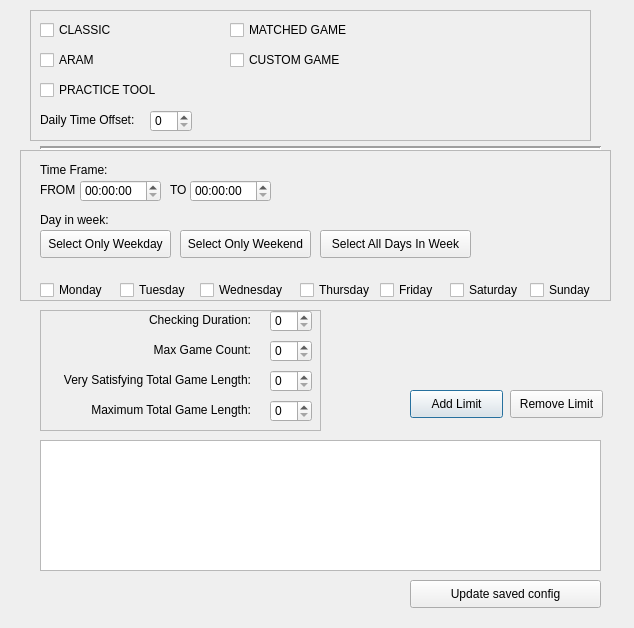
<?xml version="1.0" encoding="UTF-8"?>
<ui version="4.0">
 <class>Dialog</class>
 <widget class="QDialog" name="Dialog">
  <property name="geometry">
   <rect>
    <x>0</x>
    <y>0</y>
    <width>634</width>
    <height>628</height>
   </rect>
  </property>
  <property name="windowTitle">
   <string>Dialog</string>
  </property>
  <widget class="QPushButton" name="Button_AddLimit">
   <property name="geometry">
    <rect>
     <x>410</x>
     <y>390</y>
     <width>93</width>
     <height>28</height>
    </rect>
   </property>
   <property name="whatsThis">
    <string>&lt;html&gt;&lt;head/&gt;&lt;body&gt;&lt;p&gt;Add the limit into the list&lt;/p&gt;&lt;/body&gt;&lt;/html&gt;</string>
   </property>
   <property name="text">
    <string>Add Limit</string>
   </property>
  </widget>
  <widget class="QPushButton" name="Button_Update_Config">
   <property name="geometry">
    <rect>
     <x>410</x>
     <y>580</y>
     <width>191</width>
     <height>28</height>
    </rect>
   </property>
   <property name="whatsThis">
    <string>&lt;html&gt;&lt;head/&gt;&lt;body&gt;&lt;p&gt;Save config to file&lt;/p&gt;&lt;/body&gt;&lt;/html&gt;</string>
   </property>
   <property name="text">
    <string>Update saved config</string>
   </property>
  </widget>
  <widget class="QPushButton" name="Button_RemoveLimit">
   <property name="geometry">
    <rect>
     <x>510</x>
     <y>390</y>
     <width>93</width>
     <height>28</height>
    </rect>
   </property>
   <property name="whatsThis">
    <string>&lt;html&gt;&lt;head/&gt;&lt;body&gt;&lt;p&gt;Remove the selected limit from the list&lt;/p&gt;&lt;/body&gt;&lt;/html&gt;</string>
   </property>
   <property name="text">
    <string>Remove Limit</string>
   </property>
  </widget>
  <widget class="QListWidget" name="listWidget">
   <property name="geometry">
    <rect>
     <x>40</x>
     <y>440</y>
     <width>561</width>
     <height>131</height>
    </rect>
   </property>
  </widget>
  <widget class="Line" name="line">
   <property name="geometry">
    <rect>
     <x>40</x>
     <y>140</y>
     <width>561</width>
     <height>16</height>
    </rect>
   </property>
   <property name="lineWidth">
    <number>2</number>
   </property>
   <property name="orientation">
    <enum>Qt::Horizontal</enum>
   </property>
  </widget>
  <widget class="QFrame" name="LimitTimeFrame">
   <property name="geometry">
    <rect>
     <x>20</x>
     <y>150</y>
     <width>591</width>
     <height>151</height>
    </rect>
   </property>
   <property name="frameShape">
    <enum>QFrame::StyledPanel</enum>
   </property>
   <property name="frameShadow">
    <enum>QFrame::Raised</enum>
   </property>
   <widget class="QCheckBox" name="CB_Monday">
    <property name="geometry">
     <rect>
      <x>20</x>
      <y>130</y>
      <width>71</width>
      <height>20</height>
     </rect>
    </property>
    <property name="text">
     <string>Monday</string>
    </property>
   </widget>
   <widget class="QCheckBox" name="CB_Tuesday">
    <property name="geometry">
     <rect>
      <x>100</x>
      <y>130</y>
      <width>81</width>
      <height>20</height>
     </rect>
    </property>
    <property name="text">
     <string>Tuesday</string>
    </property>
   </widget>
   <widget class="QCheckBox" name="CB_Friday">
    <property name="geometry">
     <rect>
      <x>360</x>
      <y>130</y>
      <width>81</width>
      <height>20</height>
     </rect>
    </property>
    <property name="text">
     <string>Friday</string>
    </property>
   </widget>
   <widget class="QCheckBox" name="CB_Sunday">
    <property name="geometry">
     <rect>
      <x>510</x>
      <y>130</y>
      <width>81</width>
      <height>20</height>
     </rect>
    </property>
    <property name="text">
     <string>Sunday</string>
    </property>
   </widget>
   <widget class="QCheckBox" name="CB_Wednesday">
    <property name="geometry">
     <rect>
      <x>180</x>
      <y>130</y>
      <width>91</width>
      <height>20</height>
     </rect>
    </property>
    <property name="text">
     <string>Wednesday</string>
    </property>
   </widget>
   <widget class="QCheckBox" name="CB_Saturday">
    <property name="geometry">
     <rect>
      <x>430</x>
      <y>130</y>
      <width>81</width>
      <height>20</height>
     </rect>
    </property>
    <property name="text">
     <string>Saturday</string>
    </property>
   </widget>
   <widget class="QCheckBox" name="CB_Thursday">
    <property name="geometry">
     <rect>
      <x>280</x>
      <y>130</y>
      <width>81</width>
      <height>20</height>
     </rect>
    </property>
    <property name="text">
     <string>Thursday</string>
    </property>
   </widget>
   <widget class="QTimeEdit" name="TimeFrameEnd">
    <property name="geometry">
     <rect>
      <x>170</x>
      <y>30</y>
      <width>81</width>
      <height>22</height>
     </rect>
    </property>
   </widget>
   <widget class="QPushButton" name="SelectAllDay">
    <property name="geometry">
     <rect>
      <x>300</x>
      <y>80</y>
      <width>151</width>
      <height>28</height>
     </rect>
    </property>
    <property name="text">
     <string>Select All Days In Week</string>
    </property>
   </widget>
   <widget class="QPushButton" name="SelectWeekend">
    <property name="geometry">
     <rect>
      <x>160</x>
      <y>80</y>
      <width>131</width>
      <height>28</height>
     </rect>
    </property>
    <property name="text">
     <string>Select Only Weekend</string>
    </property>
   </widget>
   <widget class="QTimeEdit" name="TimeFrameBegin">
    <property name="geometry">
     <rect>
      <x>60</x>
      <y>30</y>
      <width>81</width>
      <height>22</height>
     </rect>
    </property>
   </widget>
   <widget class="QLabel" name="label_4">
    <property name="geometry">
     <rect>
      <x>150</x>
      <y>30</y>
      <width>21</width>
      <height>20</height>
     </rect>
    </property>
    <property name="text">
     <string>TO</string>
    </property>
   </widget>
   <widget class="QLabel" name="label_3">
    <property name="geometry">
     <rect>
      <x>20</x>
      <y>10</y>
      <width>81</width>
      <height>20</height>
     </rect>
    </property>
    <property name="whatsThis">
     <string>&lt;html&gt;&lt;head/&gt;&lt;body&gt;&lt;p&gt;Time in day that this limit is applicable. (Example: Only enforce limit after 6PM)&lt;/p&gt;&lt;/body&gt;&lt;/html&gt;</string>
    </property>
    <property name="text">
     <string>Time Frame: </string>
    </property>
   </widget>
   <widget class="QPushButton" name="SelectWeekday">
    <property name="geometry">
     <rect>
      <x>20</x>
      <y>80</y>
      <width>131</width>
      <height>28</height>
     </rect>
    </property>
    <property name="text">
     <string>Select Only Weekday</string>
    </property>
   </widget>
   <widget class="QLabel" name="label_10">
    <property name="geometry">
     <rect>
      <x>20</x>
      <y>60</y>
      <width>81</width>
      <height>20</height>
     </rect>
    </property>
    <property name="whatsThis">
     <string>&lt;html&gt;&lt;head/&gt;&lt;body&gt;&lt;p&gt;Day in week that this limit apply&lt;/p&gt;&lt;/body&gt;&lt;/html&gt;</string>
    </property>
    <property name="text">
     <string>Day in week:</string>
    </property>
   </widget>
   <widget class="QLabel" name="label_5">
    <property name="geometry">
     <rect>
      <x>20</x>
      <y>30</y>
      <width>41</width>
      <height>20</height>
     </rect>
    </property>
    <property name="text">
     <string>FROM </string>
    </property>
   </widget>
  </widget>
  <widget class="QFrame" name="GameModeFrame">
   <property name="geometry">
    <rect>
     <x>30</x>
     <y>10</y>
     <width>561</width>
     <height>131</height>
    </rect>
   </property>
   <property name="frameShape">
    <enum>QFrame::StyledPanel</enum>
   </property>
   <property name="frameShadow">
    <enum>QFrame::Raised</enum>
   </property>
   <widget class="QCheckBox" name="CB_Classic">
    <property name="geometry">
     <rect>
      <x>10</x>
      <y>10</y>
      <width>81</width>
      <height>20</height>
     </rect>
    </property>
    <property name="whatsThis">
     <string>&lt;html&gt;&lt;head/&gt;&lt;body&gt;&lt;p&gt;Do you want to count classic Summoner's Rift games?&lt;/p&gt;&lt;/body&gt;&lt;/html&gt;</string>
    </property>
    <property name="text">
     <string>CLASSIC</string>
    </property>
   </widget>
   <widget class="QCheckBox" name="CB_Aram">
    <property name="geometry">
     <rect>
      <x>10</x>
      <y>40</y>
      <width>81</width>
      <height>20</height>
     </rect>
    </property>
    <property name="text">
     <string>ARAM</string>
    </property>
   </widget>
   <widget class="QCheckBox" name="CB_MatchedGame">
    <property name="geometry">
     <rect>
      <x>200</x>
      <y>10</y>
      <width>121</width>
      <height>20</height>
     </rect>
    </property>
    <property name="whatsThis">
     <string>&lt;html&gt;&lt;head/&gt;&lt;body&gt;&lt;p&gt;Do you want to count normal match-making games?&lt;/p&gt;&lt;/body&gt;&lt;/html&gt;</string>
    </property>
    <property name="text">
     <string>MATCHED GAME</string>
    </property>
   </widget>
   <widget class="QLabel" name="label">
    <property name="geometry">
     <rect>
      <x>10</x>
      <y>100</y>
      <width>111</width>
      <height>20</height>
     </rect>
    </property>
    <property name="whatsThis">
     <string>&lt;html&gt;&lt;head/&gt;&lt;body&gt;&lt;p&gt;&lt;span style=&quot; font-size:14pt;&quot;&gt;Entered 6 means that any game played before 6AM of a day will be counted as the day before, useful if you don't want to reset the gaming counter after midnight&lt;/span&gt;&lt;/p&gt;&lt;/body&gt;&lt;/html&gt;</string>
    </property>
    <property name="text">
     <string>Daily Time Offset:</string>
    </property>
   </widget>
   <widget class="QCheckBox" name="CB_PracticeTool">
    <property name="geometry">
     <rect>
      <x>10</x>
      <y>70</y>
      <width>121</width>
      <height>20</height>
     </rect>
    </property>
    <property name="text">
     <string>PRACTICE TOOL</string>
    </property>
   </widget>
   <widget class="QSpinBox" name="TimeOffset">
    <property name="geometry">
     <rect>
      <x>120</x>
      <y>100</y>
      <width>42</width>
      <height>22</height>
     </rect>
    </property>
   </widget>
   <widget class="QCheckBox" name="CB_CustomGame">
    <property name="geometry">
     <rect>
      <x>200</x>
      <y>40</y>
      <width>111</width>
      <height>20</height>
     </rect>
    </property>
    <property name="whatsThis">
     <string>&lt;html&gt;&lt;head/&gt;&lt;body&gt;&lt;p&gt;&lt;span style=&quot; font-size:10pt;&quot;&gt;Do you want to count custom games?&lt;/span&gt;&lt;/p&gt;&lt;/body&gt;&lt;/html&gt;</string>
    </property>
    <property name="text">
     <string>CUSTOM GAME</string>
    </property>
   </widget>
  </widget>
  <widget class="QFrame" name="LimitValue">
   <property name="geometry">
    <rect>
     <x>40</x>
     <y>310</y>
     <width>281</width>
     <height>121</height>
    </rect>
   </property>
   <property name="frameShape">
    <enum>QFrame::StyledPanel</enum>
   </property>
   <property name="frameShadow">
    <enum>QFrame::Raised</enum>
   </property>
   <widget class="QSpinBox" name="CheckingDuration">
    <property name="geometry">
     <rect>
      <x>230</x>
      <y>0</y>
      <width>42</width>
      <height>22</height>
     </rect>
    </property>
   </widget>
   <widget class="QLabel" name="label_7">
    <property name="geometry">
     <rect>
      <x>10</x>
      <y>60</y>
      <width>201</width>
      <height>20</height>
     </rect>
    </property>
    <property name="whatsThis">
     <string>&lt;html&gt;&lt;head/&gt;&lt;body&gt;&lt;p&gt;Minimum of game time that makes you satisfied, in case you played 2 games in a row that enemy team surrender at 5 minutes.&lt;/p&gt;&lt;/body&gt;&lt;/html&gt;</string>
    </property>
    <property name="layoutDirection">
     <enum>Qt::LeftToRight</enum>
    </property>
    <property name="text">
     <string>Very Satisfying Total Game Length:</string>
    </property>
    <property name="scaledContents">
     <bool>false</bool>
    </property>
    <property name="alignment">
     <set>Qt::AlignRight|Qt::AlignTrailing|Qt::AlignVCenter</set>
    </property>
   </widget>
   <widget class="QLabel" name="label_8">
    <property name="geometry">
     <rect>
      <x>110</x>
      <y>30</y>
      <width>101</width>
      <height>20</height>
     </rect>
    </property>
    <property name="whatsThis">
     <string>&lt;html&gt;&lt;head/&gt;&lt;body&gt;&lt;p&gt;Maximum number of games allowed to play. (Game that is too short will be handled by the &amp;quot;Very Satisfying Total Game Length&amp;quot; box below)&lt;/p&gt;&lt;/body&gt;&lt;/html&gt;</string>
    </property>
    <property name="layoutDirection">
     <enum>Qt::LeftToRight</enum>
    </property>
    <property name="text">
     <string>Max Game Count:</string>
    </property>
    <property name="scaledContents">
     <bool>false</bool>
    </property>
    <property name="alignment">
     <set>Qt::AlignRight|Qt::AlignTrailing|Qt::AlignVCenter</set>
    </property>
   </widget>
   <widget class="QSpinBox" name="MinGameLength">
    <property name="geometry">
     <rect>
      <x>230</x>
      <y>60</y>
      <width>42</width>
      <height>22</height>
     </rect>
    </property>
   </widget>
   <widget class="QSpinBox" name="MaxGameCount">
    <property name="geometry">
     <rect>
      <x>230</x>
      <y>30</y>
      <width>42</width>
      <height>22</height>
     </rect>
    </property>
   </widget>
   <widget class="QSpinBox" name="MaxGameLength">
    <property name="geometry">
     <rect>
      <x>230</x>
      <y>90</y>
      <width>42</width>
      <height>22</height>
     </rect>
    </property>
   </widget>
   <widget class="QLabel" name="label_9">
    <property name="geometry">
     <rect>
      <x>100</x>
      <y>0</y>
      <width>111</width>
      <height>20</height>
     </rect>
    </property>
    <property name="whatsThis">
     <string>&lt;html&gt;&lt;head/&gt;&lt;body&gt;&lt;p&gt;Time frame for the limit, game played before this time is not counted.&lt;/p&gt;&lt;p&gt;Example: 24 hours for daily limit, 168 hours for 7 days limit, 672 hours for 30 days limit&lt;/p&gt;&lt;/body&gt;&lt;/html&gt;</string>
    </property>
    <property name="layoutDirection">
     <enum>Qt::LeftToRight</enum>
    </property>
    <property name="text">
     <string>Checking Duration:</string>
    </property>
    <property name="scaledContents">
     <bool>false</bool>
    </property>
    <property name="alignment">
     <set>Qt::AlignRight|Qt::AlignTrailing|Qt::AlignVCenter</set>
    </property>
   </widget>
   <widget class="QLabel" name="label_6">
    <property name="geometry">
     <rect>
      <x>-20</x>
      <y>90</y>
      <width>231</width>
      <height>20</height>
     </rect>
    </property>
    <property name="whatsThis">
     <string>&lt;html&gt;&lt;head/&gt;&lt;body&gt;&lt;p&gt;If your total game time exceed this value, no more game. (Use in case of one long ass 70 minutes game for example)&lt;/p&gt;&lt;/body&gt;&lt;/html&gt;</string>
    </property>
    <property name="layoutDirection">
     <enum>Qt::LeftToRight</enum>
    </property>
    <property name="text">
     <string>Maximum Total Game Length:</string>
    </property>
    <property name="scaledContents">
     <bool>false</bool>
    </property>
    <property name="alignment">
     <set>Qt::AlignRight|Qt::AlignTrailing|Qt::AlignVCenter</set>
    </property>
   </widget>
  </widget>
  <zorder>LimitValue</zorder>
  <zorder>GameModeFrame</zorder>
  <zorder>LimitTimeFrame</zorder>
  <zorder>Button_AddLimit</zorder>
  <zorder>Button_Update_Config</zorder>
  <zorder>Button_RemoveLimit</zorder>
  <zorder>listWidget</zorder>
  <zorder>line</zorder>
 </widget>
 <resources/>
 <connections/>
</ui>
